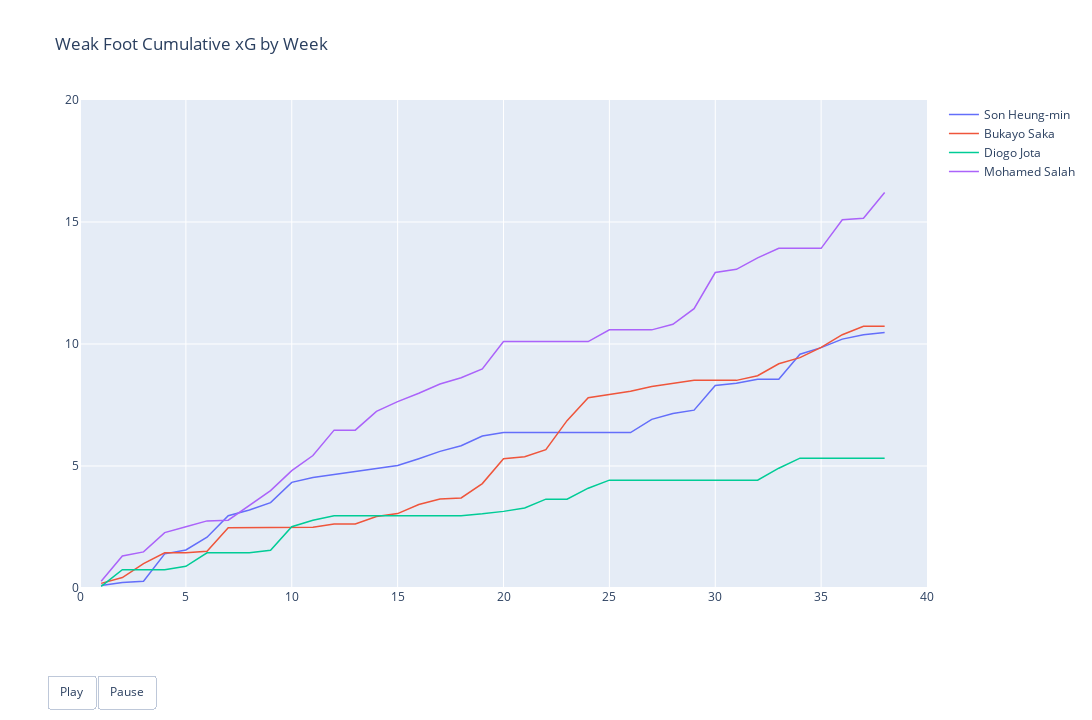

This figure's notebook cell:
### Code cell
s21_22 = wk.loc[wk.season == 2324]

######################### this was pasted in from clipboard #################################
week= pd.DataFrame(list(range(1,39)))
week.columns = ['week']
######################### this was pasted in from clipboard #################################

def player_stat(df, stat, player):
    df1 = df.loc[df.player == player]
    df1 = week.merge(df1, how='left', left_on='week',right_on='week')
    df1[stat] = df1[stat].fillna(0)
    df1['player'] = df1['player'].fillna(player)
    df1 = df1.groupby(['player','week'])[stat].sum()
    df1=df1.reset_index()
    df1[f'cumsum_{stat}'] = df1.groupby('player')[stat].cumsum()
    trace = go.Scatter(
        x = df1['week']
        ,y=df1[f'cumsum_{stat}']
        ,mode='lines'
        ,line=dict(width=1.5)
        ,name=player
        )
    return df1, trace

son, trace1 = player_stat(s21_22, 'xG','Son Heung-min')
saka, trace2 = player_stat(s21_22, 'xG','Bukayo Saka')
jota, trace3 = player_stat(s21_22, 'xG','Diogo Jota')
salah, trace4 = player_stat(s21_22, 'xG','Mohamed Salah')


frames = [dict(data=[dict(type='scatter',
                    x=son['week'][:k+1],
                    y=son['cumsum_xG'][:k+1]),
                    dict(type='scatter',
                    x=saka['week'][:k+1],
                    y=saka['cumsum_xG'][:k+1]),
                    dict(type='scatter',
                    x=jota['week'][:k+1],
                    y=jota['cumsum_xG'][:k+1]),
                    dict(type='scatter',
                    x=salah['week'][:k+1],
                    y=salah['cumsum_xG'][:k+1]),
                    ],
                traces = [0,1,2,3]
                )for k in range(1, len (week))]

layout = go.Layout(width=1280,
                   height=720,
                   showlegend=True,
                   hovermode='x unified',
                   title='Weak Foot Cumulative xG by Week',
                   updatemenus=[
                                {
                                    'buttons': [
                                        {
                                            'args': [None, {'frame': {'duration': 200, 'redraw': False},
                                                    'fromcurrent': True, 'transition': {'duration': 200}}],
                                            'label': 'Play',
                                            'method': 'animate'
                                        },
                                        {
                                            'args': [[None], {'frame': {'duration': 0, 'redraw': False}, 'mode': 'immediate',
                                            'transition': {'duration': 0}}],
                                            'label': 'Pause',
                                            'method': 'animate'
                                        }
                                    ],
                                    'direction': 'left',
                                    'pad': {'r': 10, 't': 87},
                                    'showactive': False,
                                    'type': 'buttons',
                                    'x': 0.1,
                                    'xanchor': 'right',
                                    'y': 0,
                                    'yanchor': 'top'
                                }
                            ],     
                  )


layout.update(xaxis =dict(range=[0, 40], autorange=False),
              yaxis =dict(range=[0, 20], autorange=False))
fig = go.Figure(data=[trace1,trace2,trace3,trace4], frames=frames, layout=layout)
#fig.write_html(r"C:\Users\cmras\OneDrive - Poppulo\python training datasets\Vizzes\Corey\xG_Season_Player_animated.html")
fig.show()

### Figure 1 — Plotly figure (JSON) as saved in the notebook; plotly's stock layout.template omitted (floating-point values rounded to 4 significant figures)
{"data": [{"line": {"width": 1.5}, "mode": "lines", "name": "Son Heung-min", "type": "scatter", "x": [1, 2, 3, 4, 5, 6, 7, 8, 9, 10, 11, 12, 13, 14, 15, 16, 17, 18, 19, 20, 21, 22, 23, 24, 25, 26, 27, 28, 29, 30, 31, 32, 33, 34, 35, 36, 37, 38], "y": [0.1, 0.23, 0.28, 1.4, 1.56, 2.08, 2.96, 3.2, 3.5, 4.33, 4.53, 4.65, 4.79, 4.92, 5.02, 5.3, 5.6, 5.83, 6.23, 6.37, 6.37, 6.37, 6.37, 6.37, 6.37, 6.37, 6.91, 7.15, 7.29, 8.3, 8.39, 8.56, 8.56, 9.58, 9.85, 10.2, 10.38, 10.47]}, {"line": {"width": 1.5}, "mode": "lines", "name": "Bukayo Saka", "type": "scatter", "x": [1, 2, 3, 4, 5, 6, 7, 8, 9, 10, 11, 12, 13, 14, 15, 16, 17, 18, 19, 20, 21, 22, 23, 24, 25, 26, 27, 28, 29, 30, 31, 32, 33, 34, 35, 36, 37, 38], "y": [0.19, 0.43, 1, 1.44, 1.44, 1.51, 2.47, 2.47, 2.47, 2.47, 2.49, 2.62, 2.62, 2.93, 3.05, 3.42, 3.65, 3.69, 4.28, 5.3, 5.38, 5.67, 6.86, 7.8, 7.92, 8.06, 8.26, 8.37, 8.51, 8.51, 8.51, 8.7, 9.19, 9.44, 9.86, 10.38, 10.73, 10.73]}, {"line": {"width": 1.5}, "mode": "lines", "name": "Diogo Jota", "type": "scatter", "x": [1, 2, 3, 4, 5, 6, 7, 8, 9, 10, 11, 12, 13, 14, 15, 16, 17, 18, 19, 20, 21, 22, 23, 24, 25, 26, 27, 28, 29, 30, 31, 32, 33, 34, 35, 36, 37, 38], "y": [0.07, 0.75, 0.75, 0.75, 0.89, 1.44, 1.44, 1.44, 1.55, 2.51, 2.78, 2.96, 2.96, 2.96, 2.96, 2.96, 2.96, 2.96, 3.04, 3.14, 3.28, 3.64, 3.64, 4.09, 4.42, 4.42, 4.42, 4.42, 4.42, 4.42, 4.42, 4.42, 4.91, 5.32, 5.32, 5.32, 5.32, 5.32]}, {"line": {"width": 1.5}, "mode": "lines", "name": "Mohamed Salah", "type": "scatter", "x": [1, 2, 3, 4, 5, 6, 7, 8, 9, 10, 11, 12, 13, 14, 15, 16, 17, 18, 19, 20, 21, 22, 23, 24, 25, 26, 27, 28, 29, 30, 31, 32, 33, 34, 35, 36, 37, 38], "y": [0.28, 1.31, 1.48, 2.27, 2.51, 2.75, 2.78, 3.4, 3.99, 4.81, 5.43, 6.47, 6.47, 7.24, 7.64, 7.98, 8.36, 8.62, 8.98, 10.1, 10.1, 10.1, 10.1, 10.1, 10.58, 10.58, 10.58, 10.81, 11.45, 12.93, 13.06, 13.53, 13.92, 13.92, 13.92, 15.09, 15.15, 16.21]}], "layout": {"height": 720, "hovermode": "x unified", "showlegend": true, "title": {"text": "Weak Foot Cumulative xG by Week"}, "updatemenus": [{"buttons": [{"args": [null, {"frame": {"duration": 200, "redraw": false}, "fromcurrent": true, "transition": {"duration": 200}}], "label": "Play", "method": "animate"}, {"args": [[null], {"frame": {"duration": 0, "redraw": false}, "mode": "immediate", "transition": {"duration": 0}}], "label": "Pause", "method": "animate"}], "direction": "left", "pad": {"r": 10, "t": 87}, "showactive": false, "type": "buttons", "x": 0.1, "xanchor": "right", "y": 0, "yanchor": "top"}], "width": 1280, "xaxis": {"autorange": false, "range": [0, 40]}, "yaxis": {"autorange": false, "range": [0, 20]}}}
